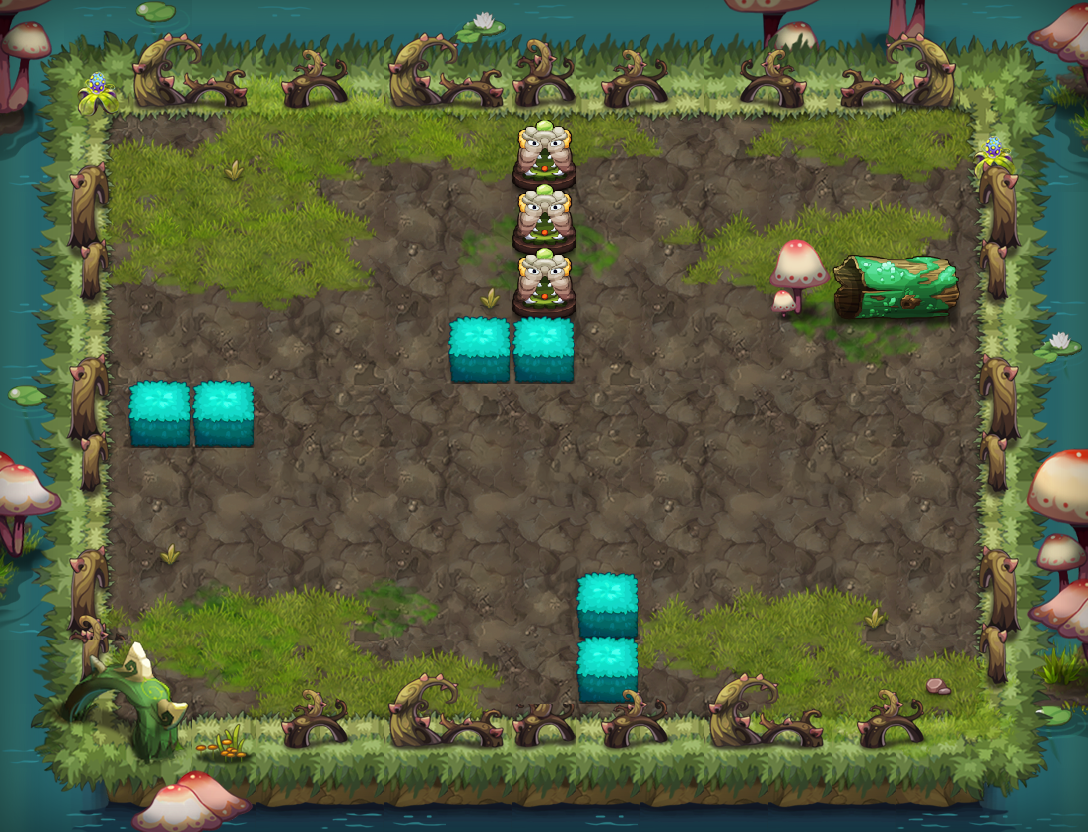

This game map was drawn from its Tiled (.tmx) file and the tilesets committed beside it. A one-line description and the trimmed map source follow:
An orthogonal 17x13 tile map with 64x64 px tiles, 19 tile layers (PASS, 块层 14, 块层 15, 块层 16, ...) and 16 objects (12x TRAP, 3x jdsrh1, PLAYER).

<map version="1.0" orientation="orthogonal" width="17" height="13" tilewidth="64" tileheight="64">
 <properties>
  <property name="DESTRY1" value="221" />
  <property name="DESTRY2" value="225" />
  <property name="DESTRY3" value="223" />
  <property name="DESTRY_COUNT" value="3" />
  <property name="EXP" value="590" />
  <property name="ITEM" value="D018" />
  <property name="MONEY" value="885" />
 </properties>
 <tileset firstgid="1" name="swzz" tilewidth="64" tileheight="64">
  <image source="swzz-hd.png" width="1000" height="2048" />
 </tileset>
 <layer name="PASS" width="17" height="13">
  <data>[221 cells, 116 non-empty, 17 distinct tile ids]</data>
 </layer>
 <layer name="块层 14" width="17" height="13">
  <data>[221 cells, 173 non-empty, 22 distinct tile ids]</data>
 </layer>
 <layer name="块层 15" width="17" height="13">
  <data>[221 cells, 82 non-empty, 28 distinct tile ids]</data>
 </layer>
 <layer name="块层 16" width="17" height="13">
  <data>[221 cells, 52 non-empty, 28 distinct tile ids]</data>
 </layer>
 <layer name="块层 2" width="17" height="13">
  <data>[221 cells, 104 non-empty, 8 distinct tile ids]</data>
 </layer>
 <layer name="块层 18" width="17" height="13">
  <data>[221 cells, 40 non-empty, 10 distinct tile ids]</data>
 </layer>
 <layer name="块层 19" width="17" height="13">
  <data>[221 cells, 10 non-empty, 10 distinct tile ids]</data>
 </layer>
 <layer name="块层 4" width="17" height="13">
  <data>[221 cells, 16 non-empty, 8 distinct tile ids]</data>
 </layer>
 <layer name="块层 3" width="17" height="13">
  <data>[221 cells, 70 non-empty, 25 distinct tile ids]</data>
 </layer>
 <layer name="块层 6" width="17" height="13">
  <data>[221 cells, 16 non-empty, 9 distinct tile ids]</data>
 </layer>
 <layer name="块层 17" width="17" height="13">
  <data>[221 cells, 56 non-empty, 5 distinct tile ids]</data>
 </layer>
 <layer name="SHELTER 10" width="17" height="13">
  <data>[221 cells, 14 non-empty, 8 distinct tile ids]</data>
 </layer>
 <layer name="SHELTER 9" width="17" height="13">
  <data>[221 cells, 1 non-empty, 1 distinct tile ids]</data>
 </layer>
 <layer name="SHELTER 8" width="17" height="13">
  <data>[221 cells, 1 non-empty, 1 distinct tile ids]</data>
 </layer>
 <layer name="SHELTER 5" width="17" height="13">
  <data>[221 cells, 2 non-empty, 1 distinct tile ids]</data>
 </layer>
 <layer name="SHELTER 4" width="17" height="13">
  <data>[221 cells, 2 non-empty, 1 distinct tile ids]</data>
 </layer>
 <layer name="SHELTER 3" width="17" height="13">
  <data>[221 cells, 4 non-empty, 4 distinct tile ids]</data>
 </layer>
 <layer name="SHELTER 2" width="17" height="13">
  <data>[221 cells, 1 non-empty, 1 distinct tile ids]</data>
 </layer>
 <layer name="SHELTER 1" width="17" height="13">
  <data>[221 cells, 1 non-empty, 1 distinct tile ids]</data>
 </layer>
 <objectgroup name="对象层 1" width="34" height="26">
  <object name="PLAYER" type="PLAYER" x="896" y="128" width="64" height="64" />
  <object name="jdsrh1" x="192" y="192" width="64" height="64">
   <properties>
    <property name="lua_ai" value="monster_jdsrh_ai" />
    <property name="quality" value="jdsrh1.quality" />
   </properties>
  </object>
  <object name="jdsrh1" x="128" y="640" width="64" height="64">
   <properties>
    <property name="lua_ai" value="monster_jdsrh_ai" />
    <property name="quality" value="jdsrh1.quality" />
   </properties>
  </object>
  <object name="jdsrh1" x="832" y="448" width="64" height="64">
   <properties>
    <property name="lua_ai" value="monster_jdsrh_ai" />
    <property name="quality" value="jdsrh1.quality" />
   </properties>
  </object>
  <object name="bh1" type="TRAP" x="256" y="256" width="64" height="64">
   <properties>
    <property name="trap_ani" value="black_hole.actor" />
    <property name="trap_floor" value="true" />
    <property name="trap_id" value="2" />
    <property name="trap_sh" value="0.1" />
    <property name="trap_sw" value="0.1" />
   </properties>
  </object>
  <object name="bh1" type="TRAP" x="448" y="512" width="64" height="64">
   <properties>
    <property name="trap_ani" value="black_hole.actor" />
    <property name="trap_floor" value="true" />
    <property name="trap_id" value="2" />
    <property name="trap_sh" value="0.1" />
    <property name="trap_sw" value="0.1" />
   </properties>
  </object>
  <object name="xy1" type="TRAP" x="256" y="256" width="64" height="64">
   <properties>
    <property name="lua_ai" value="trap_mire_ai" />
    <property name="trap_sh" value="0.1" />
    <property name="trap_sw" value="0.1" />
   </properties>
  </object>
  <object name="xy1" type="TRAP" x="448" y="512" width="64" height="64">
   <properties>
    <property name="lua_ai" value="trap_mire_ai" />
    <property name="trap_sh" value="0.1" />
    <property name="trap_sw" value="0.1" />
   </properties>
  </object>
  <object name="pg1" type="TRAP" x="640" y="320" width="64" height="64">
   <properties>
    <property name="trap_ani" value="poison_ground.actor" />
    <property name="trap_floor" value="true" />
    <property name="trap_script" value="target(&quot;PLAYER&quot;):onDamage(target(&quot;PLAYER&quot;):getHP()*0.1,&quot;TRAP&quot;);" />
    <property name="trap_start_mode" value="0" />
   </properties>
  </object>
  <object name="pg1" type="TRAP" x="704" y="320" width="64" height="64">
   <properties>
    <property name="trap_ani" value="poison_ground.actor" />
    <property name="trap_floor" value="true" />
    <property name="trap_script" value="target(&quot;PLAYER&quot;):onDamage(target(&quot;PLAYER&quot;):getHP()*0.1,&quot;TRAP&quot;);" />
    <property name="trap_start_mode" value="0" />
   </properties>
  </object>
  <object name="pg1" type="TRAP" x="704" y="384" width="64" height="64">
   <properties>
    <property name="trap_ani" value="poison_ground.actor" />
    <property name="trap_floor" value="true" />
    <property name="trap_script" value="target(&quot;PLAYER&quot;):onDamage(target(&quot;PLAYER&quot;):getHP()*0.1,&quot;TRAP&quot;);" />
    <property name="trap_start_mode" value="0" />
   </properties>
  </object>
  <object name="pg1" type="TRAP" x="640" y="384" width="64" height="64">
   <properties>
    <property name="trap_ani" value="poison_ground.actor" />
    <property name="trap_floor" value="true" />
    <property name="trap_script" value="target(&quot;PLAYER&quot;):onDamage(target(&quot;PLAYER&quot;):getHP()*0.1,&quot;TRAP&quot;);" />
    <property name="trap_start_mode" value="0" />
   </properties>
  </object>
  <object name="pg1" type="TRAP" x="640" y="448" width="64" height="64">
   <properties>
    <property name="trap_ani" value="poison_ground.actor" />
    <property name="trap_floor" value="true" />
    <property name="trap_script" value="target(&quot;PLAYER&quot;):onDamage(target(&quot;PLAYER&quot;):getHP()*0.1,&quot;TRAP&quot;);" />
    <property name="trap_start_mode" value="0" />
   </properties>
  </object>
  <object name="pg1" type="TRAP" x="704" y="448" width="64" height="64">
   <properties>
    <property name="trap_ani" value="poison_ground.actor" />
    <property name="trap_floor" value="true" />
    <property name="trap_script" value="target(&quot;PLAYER&quot;):onDamage(target(&quot;PLAYER&quot;):getHP()*0.1,&quot;TRAP&quot;);" />
    <property name="trap_start_mode" value="0" />
   </properties>
  </object>
  <object name="pg1" type="TRAP" x="704" y="512" width="64" height="64">
   <properties>
    <property name="trap_ani" value="poison_ground.actor" />
    <property name="trap_floor" value="true" />
    <property name="trap_script" value="target(&quot;PLAYER&quot;):onDamage(target(&quot;PLAYER&quot;):getHP()*0.1,&quot;TRAP&quot;);" />
    <property name="trap_start_mode" value="0" />
   </properties>
  </object>
  </objectgroup>
</map>
<!-- 1 of 16 objects omitted -->
